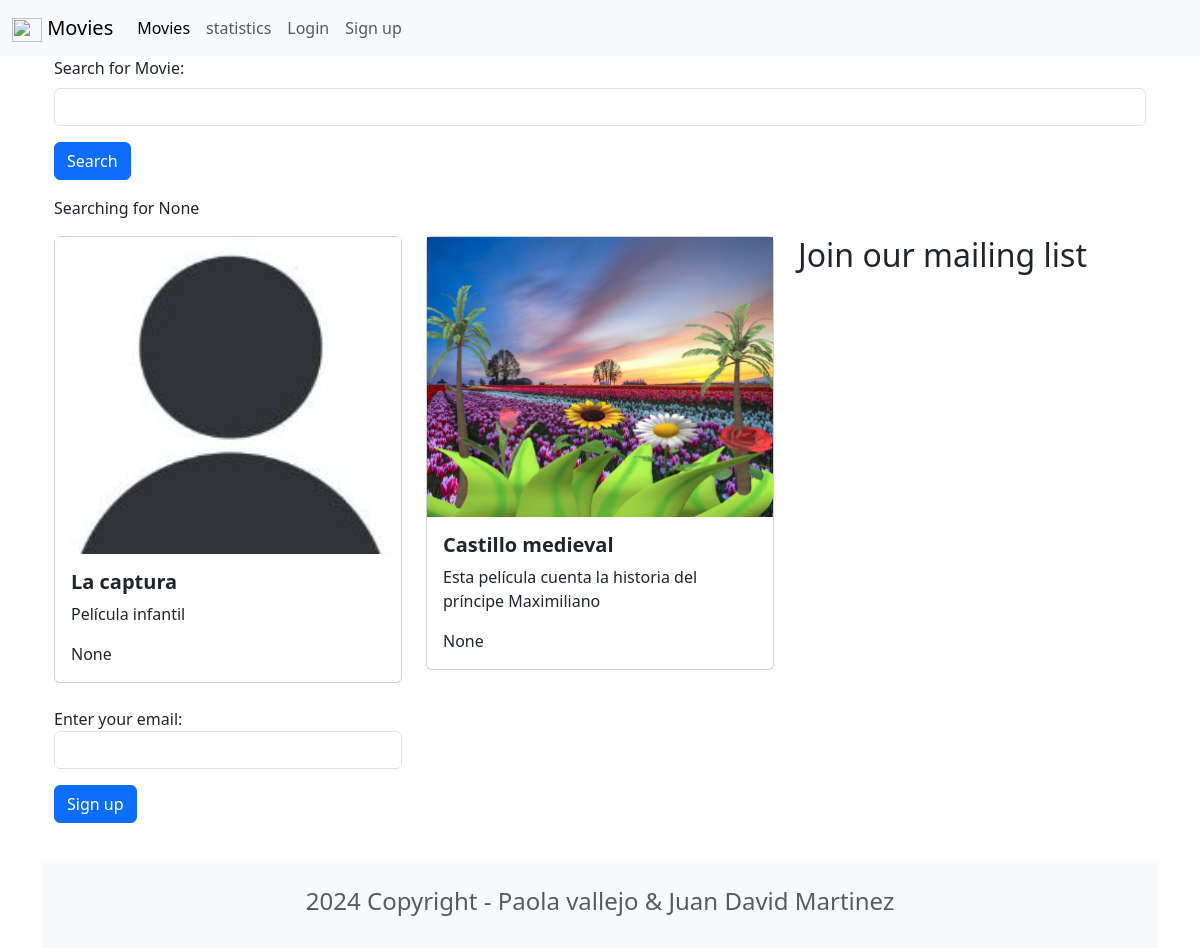
The page / on the database its author committed.
### movie/models.py (models this page shows, shortened)
class Movie(models.Model):
    title = models.CharField(max_length=100)
    description = models.CharField(max_length=250)
    image = models.ImageField(upload_to='movie/images/')
    url = models.URLField(blank=True)
    genre = models.CharField(blank=True, max_length=250)
    year = models.IntegerField(blank=True, null=True )

### movie/views.py (the view)
# urls.py: 2. Add a URL to urlpatterns:  path('', views.home, name='home')
def home(request):
    searchTerm = request.GET.get('searchMovie')
    if searchTerm:
        movies = Movie.objects.filter(title__icontains=searchTerm)
    else:
        movies = Movie.objects.all()
    return render(request, 'home.html', {'searchTerm':searchTerm, 'movies':movies})

### movie/templates/home.html (shortened to what this page needs)
{% extends 'base.html' %}
{% block content %}
<head>
    <link href="https://cdn.jsdelivr.net/npm/bootstrap@5.3.3/dist/css/bootstrap.min.css" rel="stylesheet">
    </head>
<div class="container">
    <form action="">
        <div class="mb-3">
        <label for="searchMovie" class="form-label">
                Search for Movie:
            </label>
            <input type="text" class="form-control" name="searchMovie"/>
       </div>
        <button type="submit" class="btn btn-primary">Search</button>
    </form>
    <p>Searching for {{searchTerm}}</p>
    <div class="row row-cols-1 row-cols-md-3 g-4">
        {% for movie in movies %}
        <div v-for="movie in movies" class="col">
            <div class="card">
                <img src="{{ movie.image.url }}">
                <div class="card-body">
                  <h5 class="card-title fw-bold"> {{ movie.title}}</h5>
                  <p class="card-text"> {{ movie.description}}</p>
                  <p class="card-text"> {{ movie.year}}</p>
      </div>
        </div>
       </div>
        {% endfor %}
 <br/>
 <br/>
 <br/>
 <h2>Join our mailing  list </h2>
 <form action="{% url 'signup' %}">
 <div class="mb-3">
    <label for="email">
        Enter your email:
    </label>
    <input type="email" class="form-control" name="email ">
</div>
<button type="submit" class="btn btn-primary">Sign up </button>
</form>
</div>
{% endblock content %}

### moviereviews/templates/base.html (shortened to what this page needs)
<head>
    <link href="https://cdn.jsdelivr.net/npm/bootstrap@5.3.3/dist/css/bootstrap.min.css" rel="stylesheet">
    </head>
    <nav class="navbar navbar-expand-lg bg-body-tertiary">
        <div class="container-fluid">
          <a class="navbar-brand" href="{% url 'home' %}">
            {% load static %}
            <img src="{% static 'images/home.png' %}" alt="" width="30" height="24" class="d-inline-block aling-text-top"/>
        Movies </a>
          <div class="collapse navbar-collapse" id="navbarSupportedContent">
            <ul class="navbar-nav me-auto mb-2 mb-lg-0">
              <li class="nav-item">
                <a class="nav-link active" aria-current="page" href="{% url 'news' %}">
                    Movies
                </a>
              </li>
              <li class="nav-item">
                <a class="nav-link" href="{% url 'statistics' %}">statistics </a>
              </li>
              <li class="nav-item">
                <a class="nav-link" href="#">Login </a>
              </li>
              <li class="nav-item">
                <a class="nav-link" href="#">Sign up  </a>
              </li>
            </ul>
          </div>
        </div>
      </nav>
<div class="container">
    {% block content %}
    {% endblock content %}
</div>
<footer class="text-center text-lg-start bg-light text-muted mt-4">
  <div class="container">
    <div class="row">
        <div class="text-center p-4">
            <h4>2024 Copyright - Paola vallejo & Juan David Martinez </h4>
        </div>
    </div>
  </div>
</footer>

### rows shown on the page
Movie: image (picture), title "La captura", description "Película infantil", year "None"
Movie: image (picture), title "Castillo medieval", description "Esta película cuenta la historia del príncipe Maximiliano", year "None"

### other values the page prints
{{ searchTerm }} "None"
